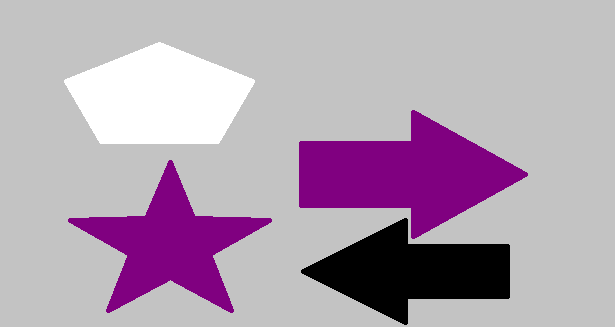
#> input picture scpk/ungu/ungu01.png, 615 x 327 px; its folder holds 3 pictures in this run
$ python ungu.py
#> lines starting #> are read from the running program, lines starting #| are printed output that depends on the picture; after the words box and inside, x2 and y2 are one past the last pixel; in counts of white or black regions, pixels touching at a corner belong together
import cv2
import numpy as np

for i in range(1, 4):
    img = cv2.imread('ungu0' + str(i) + '.png', 1)
#> img is the input picture: shape (327, 615, 3); mean B, G, R 178.8, 161.6, 178.8
    hsv = cv2.cvtColor(img, cv2.COLOR_BGR2HSV)
#> hsv: shape (327, 615, 3); mean H, S, V 20.2, 34.3, 178.8

    lower_api1 = np.array([140,235,108])
    upper_api1 = np.array([160,255,148])
    mask1 = cv2.inRange(hsv, lower_api1, upper_api1)
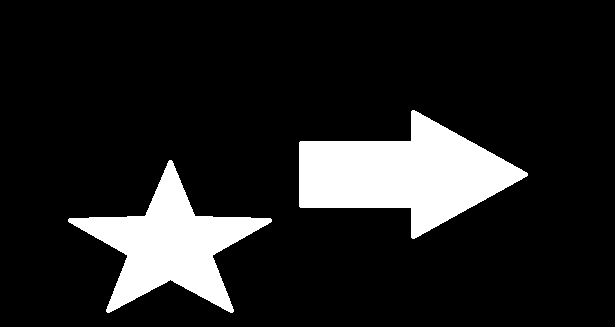
#> mask1: shape (327, 615); 13.4% white; 2 white regions, box (x1, y1, x2, y2) and area: (299, 110, 528, 239) 15423, (68, 160, 272, 313) 11616

    mask = mask1

    new_img = cv2.bitwise_and(img, img, mask=mask)
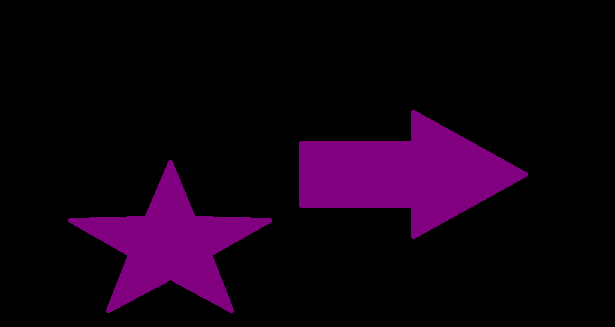
#> new_img: shape (327, 615, 3); mean B, G, R 17.2, 0, 17.2

    cv2.imshow('mask', mask)
    cv2.imshow('image', img)

    # menunggu tombol key ditekan
    cv2.waitKey(0)
    cv2.destroyAllWindows()
#> pass 2 of the loop `for i in range(1, 4):`:
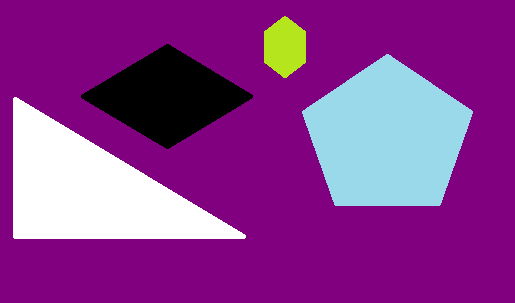
#> input picture scpk/ungu/ungu02.png, 515 x 303 px
#> img is the input picture: shape (303, 515, 3); mean B, G, R 145.4, 56.2, 137.9
#> hsv: shape (303, 515, 3); mean H, S, V 116.8, 191.8, 147.9
#> `mask1 = cv2.inRange(hsv, lower_api1, upper_api1)`:
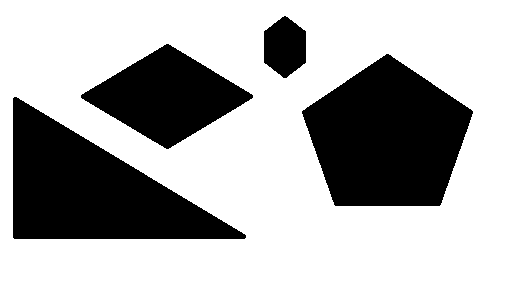
#> mask1: shape (303, 515); 70.1% white; 4 black regions, box (x1, y1, x2, y2) and area: (302, 54, 473, 206) 18101, (13, 97, 246, 239) 17216, (81, 44, 253, 149) 9348, (264, 16, 306, 78) 1979
#> `new_img = cv2.bitwise_and(img, img, mask=mask)`:
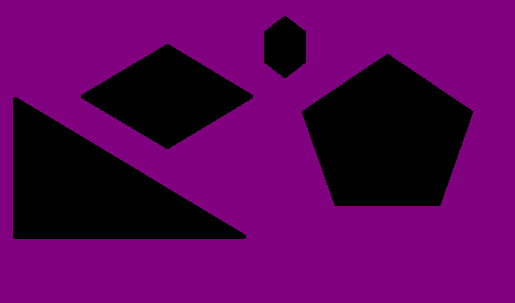
#> new_img: shape (303, 515, 3); mean B, G, R 89.7, 0, 89.7
#> pass 3 of the loop `for i in range(1, 4):`:
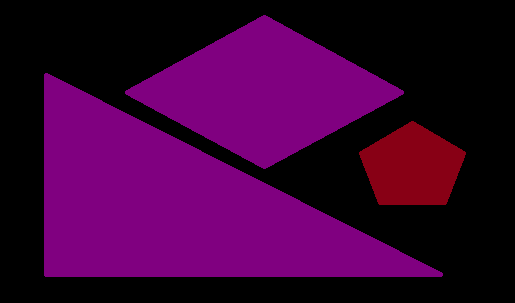
#> input picture scpk/ungu/ungu03.png, 515 x 303 px
#> img is the input picture: shape (303, 515, 3); mean B, G, R 53.2, 0, 57.9
#> hsv: shape (303, 515, 3); mean H, S, V 68.4, 114.6, 57.9
#> `mask1 = cv2.inRange(hsv, lower_api1, upper_api1)`:
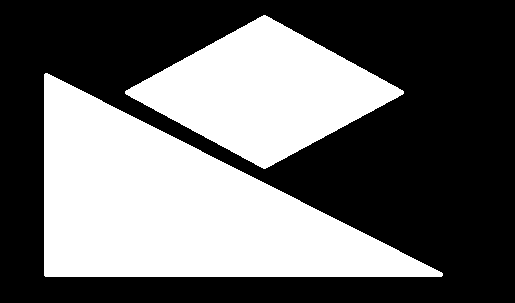
#> mask1: shape (303, 515); 40.9% white; 2 white regions, box (x1, y1, x2, y2) and area: (44, 73, 443, 277) 41805, (125, 15, 404, 169) 22009
#> `new_img = cv2.bitwise_and(img, img, mask=mask)`:
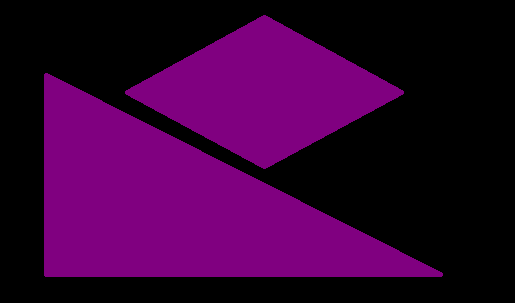
#> new_img: shape (303, 515, 3); mean B, G, R 52.3, 0, 52.3
